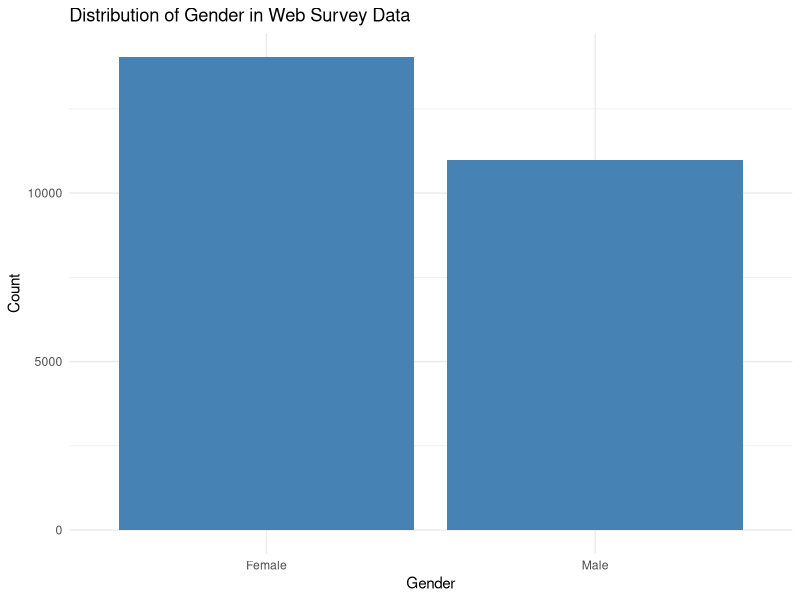

Source code (R): (Note: this script raises an error after producing the figure.)
## ---- chunk 1
install.packages("survey")
# Here you can load in and clean the data (you may need to do the cleaning in a separate R script - this is up to you). 
library(tidyverse)
library(survey)
phone_data <- read_csv("ces_phone.csv")
web_data <- read_csv("ces_web.csv")

# You may need additional chunks, in case you want to include some of the cleaning output.

## ---- chunk 2
# Cleaning Variable Data & Updating Labels
## Web Data
web_data <- web_data %>%
  mutate(
    # Age
    age = cps19_yob,
    # Gender
    # Gender - standardize from numeric codes to text
    gender = case_when(
      cps19_gender == 1 ~ "Male",
      cps19_gender == 2 ~ "Female",
      cps19_gender == 3 ~ "Other",
      TRUE ~ NA_character_
    ),
    # Vote choice standardization
    vote_choice = case_when(
      cps19_votechoice == 1 ~ "Liberal",
      cps19_votechoice == 2 ~ "Conservative",
      cps19_votechoice == 3 ~ "NDP",
      cps19_votechoice == 4 ~ "Bloc Quebec",
      cps19_votechoice == 5 ~ "Green Party",
      cps19_votechoice == 6 ~ "People's Party",
      cps19_votechoice == 7 ~ "Other",
      cps19_votechoice == 9 ~ NA_character_,
      TRUE ~ NA_character_
    )
  )

# Remove missing values
web_data <- na.omit(web_data)

# Remove "other"
web_data <- web_data %>%
  filter(gender %in% c("Male", "Female"))  

web_data <- web_data %>%
  mutate(vote_liberal = if_else(vote_choice == "Liberal", 1, 0))


# Cleaning Data & Renaming Columns
web_data <- web_data %>% rename(
#  gender = cps19_gender,
#  age = cps19_yob,
#  provnice = cps19_province,
#  education = cps19_education,
#  interest = cps19_interest_elxn,    
#  vote_certainty = cps19_v_likely,
#  vote_choice = cps19_votechoice
)
# Remove missing values
web_data <- na.omit(web_data)

# Remove "other"
web_data <- web_data %>%
  filter(gender %in% c("Male", "Female"))  

web_data <- web_data %>%
  mutate(vote_liberal = as.integer(vote_choice == "Liberal"))

## ---- chunk 3
# Use this to create your plots/visualization. 
# Create a bar plot for gender distribution
ggplot(web_data, aes(x = gender)) +
  geom_bar(fill = "steelblue") +
  labs(title = "Distribution of Gender in Web Survey Data",
       x = "Gender",
       y = "Count") +
  theme_minimal()

phone_data <- phone_data %>%
  mutate(
    gender = case_when(
      q3 == 1 ~ "Male",
      q3 == 2 ~ "Female",
      q3 == 3 ~ "Other",
      TRUE ~ NA_character_
    ),
  )

table(web_data$gender)
## ---- chunk 4
# Setting up the survey design for the web data
web_svy <- svydesign(ids = ~1, strata = ~gender, weights = ~samp_wt, data = web_data)

# Setting up the survey design for the phone data
phone_svy <- svydesign(ids = ~1, strata = ~gender, weights = ~phone_samp_wt, data = phone_data)

# Web survey proportion and CI
web_liberal_proportion <- svymean(~vote_liberal, web_svy)
web_liberal_ci <- confint(web_liberal_proportion)

# Phone survey proportion and CI
phone_liberal_proportion <- svymean(~vote_liberal, phone_svy)
phone_liberal_ci <- confint(phone_liberal_proportion)

## ---- chunk 5
web_data <- web_data %>% 
  mutate(pop_fpc = case_when(gender=="Male" ~ 16351400,         
                             gender=="Female" ~ 16748600)) %>% 
  # Total population size is 33,100,000
  # Sampling weights (samp_wt) are calculated as Ni/ni
  mutate(samp_wt = case_when(gender=="Male" ~ 16351400/15551,       
                             gender=="Female" ~ 16748600/21980))


strata.design <- svydesign(id=~1,
                       strata=~gender,
                       weights = ~samp_wt, 
                       fpc=~pop_fpc,
                       data=web_data)

mysvyglm <- svyglm(vote_liberal ~ gender + age, 
              family = "binomial", strata.design)

summary(mysvyglm)
